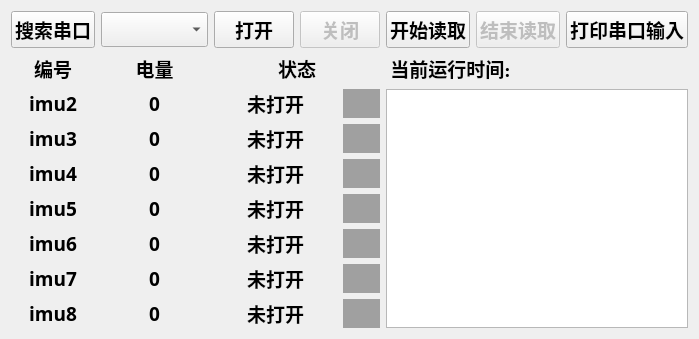
      <widget class="QWidget" name="tab_1">
       <attribute name="title">
        <string>连接状态</string>
       </attribute>
       <layout class="QGridLayout" name="gridLayout_2">
        <item row="0" column="0">
         <widget class="QPushButton" name="pushButton_scan_port">
          <property name="font">
           <font>
            <family>宋体</family>
            <pointsize>14</pointsize>
            <weight>75</weight>
            <bold>true</bold>
           </font>
          </property>
          <property name="text">
           <string>搜索串口</string>
          </property>
         </widget>
        </item>
        <item row="0" column="1">
         <widget class="QComboBox" name="comboBox_imu_list">
          <property name="font">
           <font>
            <family>宋体</family>
            <pointsize>14</pointsize>
            <weight>75</weight>
            <bold>true</bold>
           </font>
          </property>
         </widget>
        </item>
        <item row="0" column="2">
         <widget class="QPushButton" name="pushButton_imu_open">
          <property name="font">
           <font>
            <family>宋体</family>
            <pointsize>14</pointsize>
            <weight>75</weight>
            <bold>true</bold>
           </font>
          </property>
          <property name="text">
           <string>打开</string>
          </property>
         </widget>
        </item>
        <item row="0" column="3" colspan="2">
         <widget class="QPushButton" name="pushButton_imu_close">
          <property name="enabled">
           <bool>false</bool>
          </property>
          <property name="font">
           <font>
            <family>宋体</family>
            <pointsize>14</pointsize>
            <weight>75</weight>
            <bold>true</bold>
           </font>
          </property>
          <property name="text">
           <string>关闭</string>
          </property>
         </widget>
        </item>
        <item row="0" column="5">
         <widget class="QPushButton" name="pushButton_begin_read">
          <property name="font">
           <font>
            <family>宋体</family>
            <pointsize>14</pointsize>
            <weight>75</weight>
            <bold>true</bold>
           </font>
          </property>
          <property name="text">
           <string>开始读取</string>
          </property>
         </widget>
        </item>
        <item row="0" column="6" colspan="2">
         <widget class="QPushButton" name="pushButton_end_read">
          <property name="enabled">
           <bool>false</bool>
          </property>
          <property name="font">
           <font>
            <family>宋体</family>
            <pointsize>14</pointsize>
            <weight>75</weight>
            <bold>true</bold>
           </font>
          </property>
          <property name="text">
           <string>结束读取</string>
          </property>
         </widget>
        </item>
        <item row="0" column="8">
         <widget class="QPushButton" name="pushButton_pair_status_check">
          <property name="font">
           <font>
            <family>宋体</family>
            <pointsize>14</pointsize>
            <weight>75</weight>
            <bold>true</bold>
           </font>
          </property>
          <property name="text">
           <string>打印串口输入</string>
          </property>
         </widget>
        </item>
        <item row="1" column="0">
         <widget class="QLabel" name="label_imu_Num">
          <property name="font">
           <font>
            <family>宋体</family>
            <pointsize>14</pointsize>
            <weight>75</weight>
            <bold>true</bold>
           </font>
          </property>
          <property name="text">
           <string>编号</string>
          </property>
          <property name="alignment">
           <set>Qt::AlignCenter</set>
          </property>
         </widget>
        </item>
        <item row="1" column="1">
         <widget class="QLabel" name="label_imu_battery">
          <property name="font">
           <font>
            <family>宋体</family>
            <pointsize>14</pointsize>
            <weight>75</weight>
            <bold>true</bold>
           </font>
          </property>
          <property name="text">
           <string>电量</string>
          </property>
          <property name="alignment">
           <set>Qt::AlignCenter</set>
          </property>
         </widget>
        </item>
        <item row="1" column="2" colspan="3">
         <widget class="QLabel" name="label_imu_status">
          <property name="font">
           <font>
            <family>宋体</family>
            <pointsize>14</pointsize>
            <weight>75</weight>
            <bold>true</bold>
           </font>
          </property>
          <property name="text">
           <string>状态</string>
          </property>
          <property name="alignment">
           <set>Qt::AlignCenter</set>
          </property>
         </widget>
        </item>
        <item row="1" column="5" colspan="2">
         <widget class="QLabel" name="label_current_time">
          <property name="font">
           <font>
            <family>Times New Roman</family>
            <pointsize>14</pointsize>
            <weight>75</weight>
            <bold>true</bold>
           </font>
          </property>
          <property name="text">
           <string>当前运行时间:</string>
          </property>
          <property name="alignment">
           <set>Qt::AlignCenter</set>
          </property>
         </widget>
        </item>
        <item row="1" column="7" colspan="2">
         <widget class="QLabel" name="label_current_time_data">
          <property name="font">
           <font>
            <family>Times New Roman</family>
            <pointsize>14</pointsize>
            <weight>75</weight>
            <bold>true</bold>
           </font>
          </property>
          <property name="text">
           <string/>
          </property>
          <property name="alignment">
           <set>Qt::AlignCenter</set>
          </property>
         </widget>
        </item>
        <item row="2" column="0">
         <widget class="QLabel" name="label_imu2">
          <property name="font">
           <font>
            <family>宋体</family>
            <pointsize>14</pointsize>
            <weight>75</weight>
            <bold>true</bold>
           </font>
          </property>
          <property name="text">
           <string>imu2</string>
          </property>
          <property name="alignment">
           <set>Qt::AlignCenter</set>
          </property>
         </widget>
        </item>
        <item row="2" column="1">
         <widget class="QLabel" name="label_imu2_battery_data">
          <property name="font">
           <font>
            <family>宋体</family>
            <pointsize>14</pointsize>
            <weight>75</weight>
            <bold>true</bold>
           </font>
          </property>
          <property name="text">
           <string>0</string>
          </property>
          <property name="alignment">
           <set>Qt::AlignCenter</set>
          </property>
         </widget>
        </item>
        <item row="2" column="2" colspan="2">
         <widget class="QLabel" name="label_imu2_status_text">
          <property name="font">
           <font>
            <family>宋体</family>
            <pointsize>14</pointsize>
            <weight>75</weight>
            <bold>true</bold>
           </font>
          </property>
          <property name="text">
           <string>未打开</string>
          </property>
          <property name="alignment">
           <set>Qt::AlignCenter</set>
          </property>
         </widget>
        </item>
        <item row="2" column="4">
         <widget class="QLabel" name="label_imu2_status_color">
          <property name="font">
           <font>
            <family>SimSun</family>
            <pointsize>14</pointsize>
            <weight>50</weight>
            <bold>false</bold>
           </font>
          </property>
          <property name="styleSheet">
           <string notr="true">QLabel#label_imu2_status_color{background-color:rgb(160, 160, 160)}</string>
          </property>
          <property name="text">
           <string/>
          </property>
         </widget>
        </item>
        <item row="2" column="5" rowspan="7" colspan="4">
         <widget class="QTextBrowser" name="textBrowser_BlueTeethFeedback">
          <property name="font">
           <font>
            <family>宋体</family>
            <pointsize>14</pointsize>
            <weight>50</weight>
            <bold>false</bold>
           </font>
          </property>
         </widget>
        </item>
        <item row="3" column="0">
         <widget class="QLabel" name="label_imu3">
          <property name="font">
           <font>
            <family>宋体</family>
            <pointsize>14</pointsize>
            <weight>75</weight>
            <bold>true</bold>
           </font>
          </property>
          <property name="text">
           <string>imu3</string>
          </property>
          <property name="alignment">
           <set>Qt::AlignCenter</set>
          </property>
         </widget>
        </item>
        <item row="3" column="1">
         <widget class="QLabel" name="label_imu3_battery_data">
          <property name="font">
           <font>
            <family>宋体</family>
            <pointsize>14</pointsize>
            <weight>75</weight>
            <bold>true</bold>
           </font>
          </property>
          <property name="text">
           <string>0</string>
          </property>
          <property name="alignment">
           <set>Qt::AlignCenter</set>
          </property>
         </widget>
        </item>
        <item row="3" column="2" colspan="2">
         <widget class="QLabel" name="label_imu3_status_text">
          <property name="font">
           <font>
            <family>宋体</family>
            <pointsize>14</pointsize>
            <weight>75</weight>
            <bold>true</bold>
           </font>
          </property>
          <property name="text">
           <string>未打开</string>
          </property>
          <property name="alignment">
           <set>Qt::AlignCenter</set>
          </property>
         </widget>
        </item>
        <item row="3" column="4">
         <widget class="QLabel" name="label_imu3_status_color">
          <property name="font">
           <font>
            <family>SimSun</family>
            <pointsize>14</pointsize>
            <weight>50</weight>
            <bold>false</bold>
           </font>
          </property>
          <property name="styleSheet">
           <string notr="true">QLabel#label_imu3_status_color{background-color:rgb(160, 160, 160)}</string>
          </property>
          <property name="text">
           <string/>
          </property>
         </widget>
        </item>
        <item row="4" column="0">
         <widget class="QLabel" name="label_imu4">
          <property name="font">
           <font>
            <family>宋体</family>
            <pointsize>14</pointsize>
            <weight>75</weight>
            <bold>true</bold>
           </font>
          </property>
          <property name="text">
           <string>imu4</string>
          </property>
          <property name="alignment">
           <set>Qt::AlignCenter</set>
          </property>
         </widget>
        </item>
        <item row="4" column="1">
         <widget class="QLabel" name="label_imu4_battery_data">
          <property name="font">
           <font>
            <family>宋体</family>
            <pointsize>14</pointsize>
            <weight>75</weight>
            <bold>true</bold>
           </font>
          </property>
          <property name="text">
           <string>0</string>
          </property>
          <property name="alignment">
           <set>Qt::AlignCenter</set>
          </property>
         </widget>
        </item>
        <item row="4" column="2" colspan="2">
         <widget class="QLabel" name="label_imu4_status_text">
          <property name="font">
           <font>
            <family>宋体</family>
            <pointsize>14</pointsize>
            <weight>75</weight>
            <bold>true</bold>
           </font>
          </property>
          <property name="text">
           <string>未打开</string>
          </property>
          <property name="alignment">
           <set>Qt::AlignCenter</set>
          </property>
         </widget>
        </item>
        <item row="4" column="4">
         <widget class="QLabel" name="label_imu4_status_color">
          <property name="font">
           <font>
            <family>SimSun</family>
            <pointsize>14</pointsize>
            <weight>50</weight>
            <bold>false</bold>
           </font>
          </property>
          <property name="styleSheet">
           <string notr="true">QLabel#label_imu4_status_color{background-color:rgb(160, 160, 160)}</string>
          </property>
          <property name="text">
           <string/>
          </property>
         </widget>
        </item>
        <item row="5" column="0">
         <widget class="QLabel" name="label_imu5">
          <property name="font">
           <font>
            <family>宋体</family>
            <pointsize>14</pointsize>
            <weight>75</weight>
            <bold>true</bold>
           </font>
          </property>
          <property name="text">
           <string>imu5</string>
          </property>
          <property name="alignment">
           <set>Qt::AlignCenter</set>
          </property>
         </widget>
        </item>
        <item row="5" column="1">
         <widget class="QLabel" name="label_imu5_battery_data">
          <property name="font">
           <font>
            <family>宋体</family>
            <pointsize>14</pointsize>
            <weight>75</weight>
            <bold>true</bold>
           </font>
          </property>
          <property name="text">
           <string>0</string>
          </property>
          <property name="alignment">
           <set>Qt::AlignCenter</set>
          </property>
         </widget>
        </item>
        <item row="5" column="2" colspan="2">
         <widget class="QLabel" name="label_imu5_status_text">
          <property name="font">
           <font>
            <family>宋体</family>
            <pointsize>14</pointsize>
            <weight>75</weight>
            <bold>true</bold>
           </font>
          </property>
          <property name="text">
           <string>未打开</string>
          </property>
          <property name="alignment">
           <set>Qt::AlignCenter</set>
          </property>
         </widget>
        </item>
        <item row="5" column="4">
         <widget class="QLabel" name="label_imu5_status_color">
          <property name="font">
           <font>
            <family>SimSun</family>
            <pointsize>14</pointsize>
            <weight>50</weight>
            <bold>false</bold>
           </font>
          </property>
          <property name="styleSheet">
           <string notr="true">QLabel#label_imu5_status_color{background-color:rgb(160, 160, 160)}</string>
          </property>
          <property name="text">
           <string/>
          </property>
         </widget>
        </item>
        <item row="6" column="0">
         <widget class="QLabel" name="label_imu6">
          <property name="font">
           <font>
            <family>宋体</family>
            <pointsize>14</pointsize>
            <weight>75</weight>
            <bold>true</bold>
           </font>
          </property>
          <property name="text">
           <string>imu6</string>
          </property>
          <property name="alignment">
           <set>Qt::AlignCenter</set>
          </property>
         </widget>
        </item>
        <item row="6" column="1">
         <widget class="QLabel" name="label_imu6_battery_data">
          <property name="font">
           <font>
            <family>宋体</family>
            <pointsize>14</pointsize>
            <weight>75</weight>
            <bold>true</bold>
           </font>
          </property>
          <property name="text">
           <string>0</string>
          </property>
          <property name="alignment">
           <set>Qt::AlignCenter</set>
          </property>
         </widget>
        </item>
        <item row="6" column="2" colspan="2">
         <widget class="QLabel" name="label_imu6_status_text">
          <property name="font">
           <font>
            <family>宋体</family>
            <pointsize>14</pointsize>
            <weight>75</weight>
            <bold>true</bold>
           </font>
          </property>
          <property name="text">
           <string>未打开</string>
          </property>
          <property name="alignment">
           <set>Qt::AlignCenter</set>
          </property>
         </widget>
        </item>
        <item row="6" column="4">
         <widget class="QLabel" name="label_imu6_status_color">
          <property name="font">
           <font>
            <family>SimSun</family>
            <pointsize>14</pointsize>
            <weight>50</weight>
            <bold>false</bold>
           </font>
          </property>
          <property name="styleSheet">
           <string notr="true">QLabel#label_imu6_status_color{background-color:rgb(160, 160, 160)}</string>
          </property>
          <property name="text">
           <string/>
          </property>
         </widget>
        </item>
        <item row="7" column="0">
         <widget class="QLabel" name="label_imu7">
          <property name="font">
           <font>
            <family>宋体</family>
            <pointsize>14</pointsize>
            <weight>75</weight>
            <bold>true</bold>
           </font>
          </property>
          <property name="text">
           <string>imu7</string>
          </property>
          <property name="alignment">
           <set>Qt::AlignCenter</set>
          </property>
         </widget>
        </item>
        <item row="7" column="1">
         <widget class="QLabel" name="label_imu7_battery_data">
          <property name="font">
           <font>
            <family>宋体</family>
            <pointsize>14</pointsize>
            <weight>75</weight>
            <bold>true</bold>
           </font>
          </property>
          <property name="text">
           <string>0</string>
          </property>
          <property name="alignment">
           <set>Qt::AlignCenter</set>
          </property>
         </widget>
        </item>
        <item row="7" column="2" colspan="2">
         <widget class="QLabel" name="label_imu7_status_text">
          <property name="font">
           <font>
            <family>宋体</family>
            <pointsize>14</pointsize>
            <weight>75</weight>
            <bold>true</bold>
           </font>
          </property>
          <property name="text">
           <string>未打开</string>
          </property>
          <property name="alignment">
           <set>Qt::AlignCenter</set>
          </property>
         </widget>
        </item>
        <item row="7" column="4">
         <widget class="QLabel" name="label_imu7_status_color">
          <property name="font">
           <font>
            <family>SimSun</family>
            <pointsize>14</pointsize>
            <weight>50</weight>
            <bold>false</bold>
           </font>
          </property>
          <property name="styleSheet">
           <string notr="true">QLabel#label_imu7_status_color{background-color:rgb(160, 160, 160)}</string>
          </property>
          <property name="text">
           <string/>
          </property>
         </widget>
        </item>
        <item row="8" column="0">
         <widget class="QLabel" name="label_imu8">
          <property name="font">
           <font>
            <family>宋体</family>
            <pointsize>14</pointsize>
            <weight>75</weight>
            <bold>true</bold>
           </font>
          </property>
          <property name="text">
           <string>imu8</string>
          </property>
          <property name="alignment">
           <set>Qt::AlignCenter</set>
          </property>
         </widget>
        </item>
        <item row="8" column="1">
         <widget class="QLabel" name="label_imu8_battery_data">
          <property name="font">
           <font>
            <family>宋体</family>
            <pointsize>14</pointsize>
            <weight>75</weight>
            <bold>true</bold>
           </font>
          </property>
          <property name="text">
           <string>0</string>
          </property>
          <property name="alignment">
           <set>Qt::AlignCenter</set>
          </property>
         </widget>
        </item>
        <item row="8" column="2" colspan="2">
         <widget class="QLabel" name="label_imu8_status_text">
          <property name="font">
           <font>
            <family>宋体</family>
            <pointsize>14</pointsize>
            <weight>75</weight>
            <bold>true</bold>
           </font>
          </property>
          <property name="text">
           <string>未打开</string>
          </property>
          <property name="alignment">
           <set>Qt::AlignCenter</set>
          </property>
         </widget>
        </item>
        <item row="8" column="4">
         <widget class="QLabel" name="label_imu8_status_color">
          <property name="font">
           <font>
            <family>SimSun</family>
            <pointsize>14</pointsize>
            <weight>50</weight>
            <bold>false</bold>
           </font>
          </property>
          <property name="styleSheet">
           <string notr="true">QLabel#label_imu8_status_color{background-color:rgb(160, 160, 160)}</string>
          </property>
          <property name="text">
           <string/>
          </property>
         </widget>
        </item>
       </layout>
      </widget>
